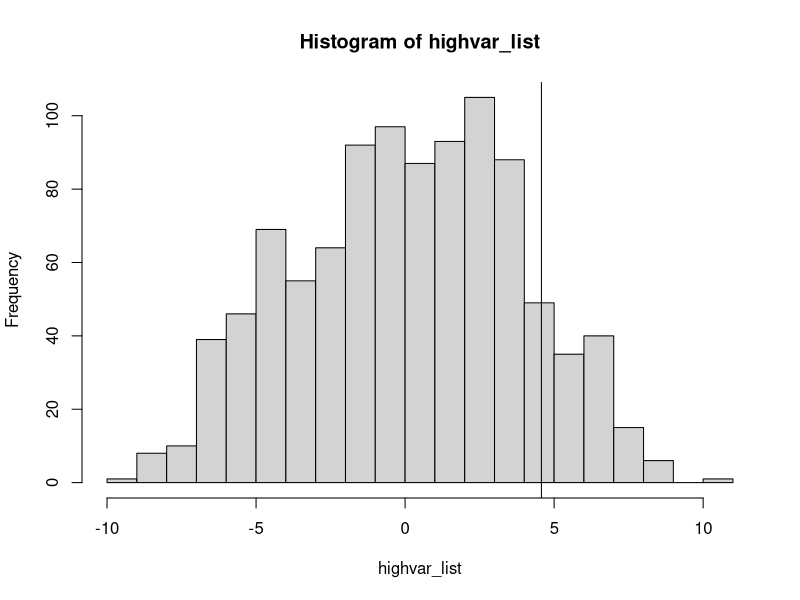
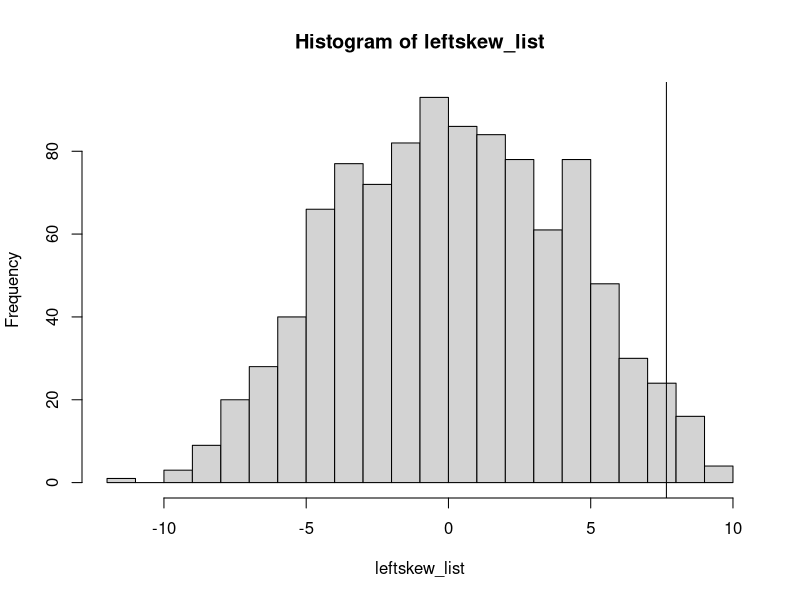
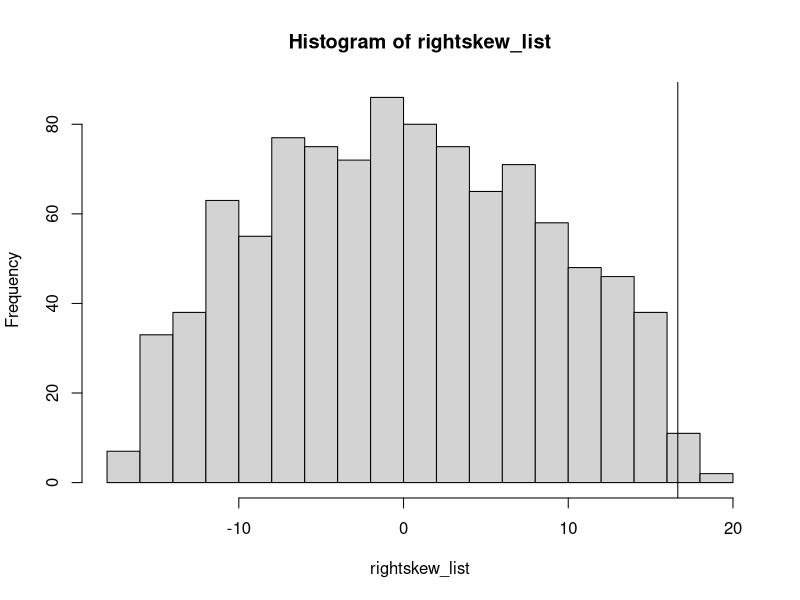
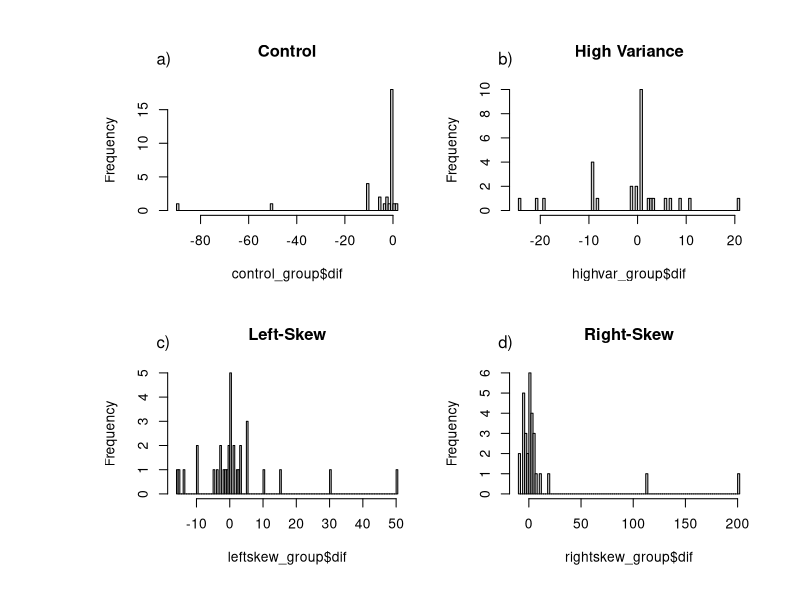
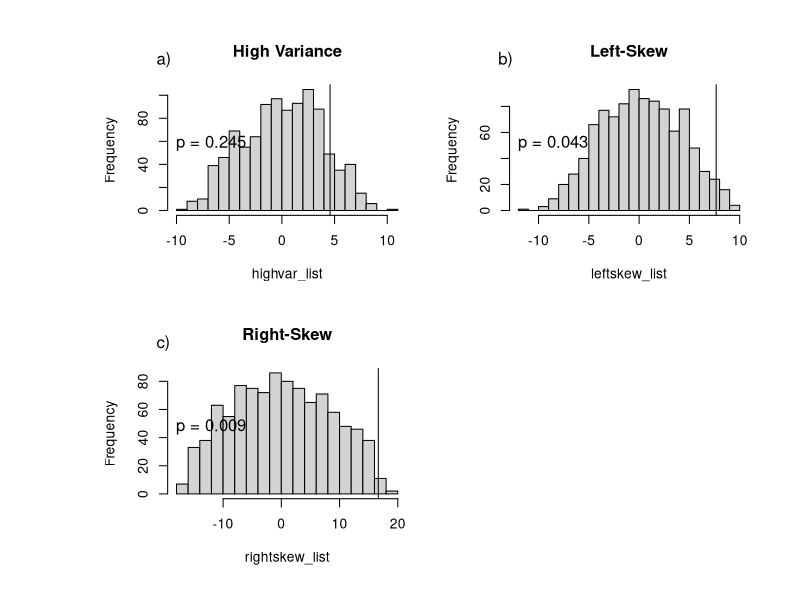

Here is the R script that generated these plots, in order:
## ---- chunk 1
#Packages used in analysis
library(data.table)
library(knitr)
library(pwr)
## ---- chunk 2
knitr::opts_chunk$set(echo = FALSE)

dmat = matrix(, nrow = 5, ncol = 5)
colnames(dmat) = seq(from = 2, to = 10, by = 2)
rownames(dmat) = 1:5

nmat = matrix(, nrow = 5, ncol = 5)
colnames(nmat) = seq(from = 2, to = 10, by = 2)
rownames(nmat) = 1:5

for(row in 1:5){
  for(col in 1:5){
    dmat[row, col] = round(col / row / 2, 2)
    nmat[row, col] = round(pwr.t.test(d=col / row / 2, sig.level=0.05, power=0.8, alternative="two.sided")$n, 0)
  }
}

kable(dmat,caption = "Cohen's d values calculated based on the ATE (columns) and pooled standard deviation (rows)",align="c")
kable(nmat,caption = "N values calculated based on the ATE (columns) and pooled standard deviation (rows)",align="c")
## ---- chunk 3
knitr::opts_chunk$set(echo = FALSE)

#Dataset
data = fread('data/survey_data.csv')

#Histogram of Control Group
control_group = data[Treatment == 1, .(ref = Q2_1_1, obs = Q3_1_1, refdif = 100.37 - Q2_1_1, obsdif = 100.37 - Q3_1_1)]
control_group[, dif := obsdif - refdif]
#hist_control<-hist(control_group$dif, breaks = 99)

#Histogram of High Variance
highvar_group = data[Treatment == 2, .(ref = Q2_1_1, obs = Q4_1_1, refdif = 100.37 - Q2_1_1, obsdif = 101.06 - Q4_1_1)]
highvar_group[, dif := obsdif - refdif]
highvar_combined = rbind(highvar_group, control_group)
#hist_highvar<-hist(highvar_group$dif, breaks = 99)

#Histogram Left Skew
leftskew_group = data[Treatment == 3, .(ref = Q2_1_1, obs = Q5_1_1, refdif = 100.37 - Q2_1_1, obsdif = 100.42 - Q5_1_1)]
leftskew_group[, dif := obsdif - refdif]
leftskew_combined = rbind(leftskew_group, control_group)
#hist_lskew<-hist(leftskew_group$dif, breaks = 99)

#Histogram Right Skew
rightskew_group = data[Treatment == 4 & is.na(Error), .(ref = Q2_1_1, obs = Q6_1_1, refdif = 100.37 - Q2_1_1, obsdif = 100.45 - Q6_1_1)]
rightskew_group[, dif := obsdif - refdif]
rightskew_combined = rbind(rightskew_group, control_group)
#hist_rskew<-hist(rightskew_group$dif, breaks = 99)

#Random Inference High Variance
highvar_ate = highvar_group[, mean(dif)] - control_group[, mean(dif)]
highvar_list = c()
for(i in 1:1000){
 highvar_combined[, random := rbinom(.N, 1, highvar_group[, .N] / (highvar_group[, .N] + control_group[, .N]))]
 highvar_list[i] = highvar_combined[random == 1, mean(dif)] - highvar_combined[random == 0, mean(dif)]
}
ri_highvar<-hist(highvar_list, breaks = 20)
abline(v = highvar_ate)
highvar_p1 = sum(highvar_list > abs(highvar_ate) | highvar_list < -abs(highvar_ate)) / length(highvar_list)

#Random Inference Left Skew
leftskew_ate = leftskew_group[, mean(dif)] - control_group[, mean(dif)]
leftskew_list = c()
for(i in 1:1000){
 leftskew_combined[, random := rbinom(.N, 1, leftskew_group[, .N] / (leftskew_group[, .N] + control_group[, .N]))]
 leftskew_list[i] = leftskew_combined[random == 1, mean(dif)] - leftskew_combined[random == 0, mean(dif)]
}
ri_lskew<-hist(leftskew_list, breaks = 20)
abline(v = leftskew_ate)
leftskew_p = sum(leftskew_list > abs(leftskew_ate) | leftskew_list < -abs(leftskew_ate)) / length(leftskew_list)

#Random Inference Right Skew
rightskew_ate = rightskew_group[, mean(dif)] - control_group[, mean(dif)]
rightskew_list = c()
for(i in 1:1000){
 rightskew_combined[, random := rbinom(.N, 1, rightskew_group[, .N] / (rightskew_group[, .N] + control_group[, .N]))]
 rightskew_list[i] = rightskew_combined[random == 1, mean(dif)] - rightskew_combined[random == 0, mean(dif)]
}
ri_rskew<- hist(rightskew_list, breaks = 20)
abline(v = rightskew_ate)
rightskew_p = sum(rightskew_list > abs(rightskew_ate) | rightskew_list < -abs(rightskew_ate)) / length(rightskew_list)

#Percentage Identifying Table
pidt<-data.frame(
 "Partial ID" = c('-','46.67% (14/30)','43.75% (14/32)','50.00% (15/30)'),
 "Perfect ID" = c('18.75% (6/32)','33.33% (10/30)','12.50% (4/32)','16.67% (5/30)')
 )
row.names(pidt)<-c('Control','High Variance','Left-Skew','Right-Skew')

## ---- chunk 4
knitr::opts_chunk$set(echo = FALSE)
#2x2 histogram
line = 1
cex = 2
side = 3
adj=-0.05

par(mfrow=c(2,2), oma=c(1,6,1,1))
hist(control_group$dif, breaks = 99, main='Control')
mtext("a)", side=side, line=line, adj=adj)
hist(highvar_group$dif, breaks = 99, main='High Variance')
mtext("b)", side=side, line=line, adj=adj)
hist(leftskew_group$dif, breaks = 99, main='Left-Skew')
mtext("c)", side=side, line=line, adj=adj)
hist(rightskew_group$dif, breaks = 99, main='Right-Skew')
mtext("d)", side=side, line=line, adj=adj)
mtext('figure label',side=1,outer=TRUE,line=1)
## ---- chunk 5
knitr::opts_chunk$set(echo = FALSE)
kable(pidt,caption = "Percentage Identifying Treatment Condition",align="c")
## ---- chunk 6
knitr::opts_chunk$set(echo = FALSE)
#2x2 histogram
line = 1
cex = 2
side = 3
adj=-0.05

par(mfrow=c(2,2), oma=c(1,6,1,1))
hist(highvar_list, breaks = 20, main='High Variance')
abline(v = highvar_ate)
mtext("a)", side=side, line=line, adj=adj)
mtext(paste(c('p =',highvar_p1),collapse=' '), side=side, line=line-5, adj=adj+.1)
hist(leftskew_list, breaks = 20, main='Left-Skew')
abline(v = leftskew_ate)
mtext(paste(c('p =',leftskew_p),collapse=' '), side=side, line=line-5, adj=adj+.1)
mtext("b)", side=side, line=line, adj=adj)
hist(rightskew_list, breaks = 20, main='Right-Skew')
abline(v = rightskew_ate)
mtext(paste(c('p =',rightskew_p),collapse=' '), side=side, line=line-5, adj=adj+.1)
mtext("c)", side=side, line=line, adj=adj)
mtext('figure label',side=1,outer=TRUE,line=1)
## ---- chunk 7
knitr::opts_chunk$set(echo = FALSE)
h_c<-t.test(highvar_group[, dif], control_group[, dif], alternative = "two.sided")$p.value
l_c<-t.test(leftskew_group[, dif], control_group[, dif], alternative = "two.sided")$p.value
r_c<-t.test(rightskew_group[, dif], control_group[, dif], alternative = "two.sided")$p.value

p_table<-data.frame(
 "Uncorrected" = c(round(h_c,4),round(l_c,4),round(r_c,4)),
 "Bonferroni-Corrected" = c(round(h_c*3,4),round(l_c*3,4),round(r_c*3,4))
 )
row.names(pidt)<-c('Control','High Variance','Left-Skew','Right-Skew')
kable(p_table,caption = "P-values Generated by T-Test on Collected Data",align="c")
